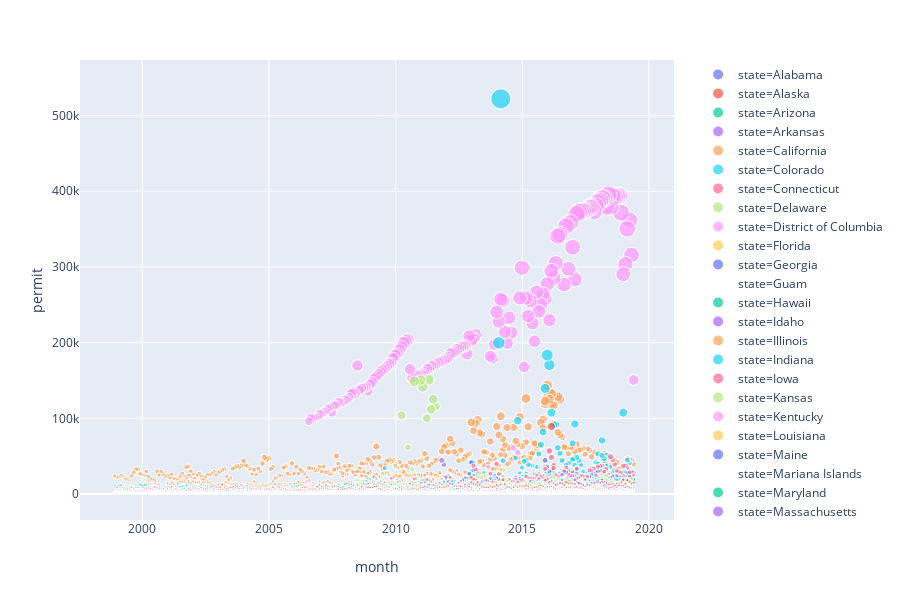

Source (notebook cell):
### Code cell
# Create animated plot a la Hans Roslin mode... source https://mlwhiz.com/blog/2019/05/05/plotly_express/
import plotly_express as px

#ncis_permits = ncis_firearms_df.iloc[:,0: 7]

# Replacing NaN to 0 in df as some date may have NaN
ncis_permits['permit']=ncis_permits['permit'].replace(np.nan, 0)

permits_by_states=ncis_permits[['permit','month','state','year']]
ncis_permits = ncis_permits.reset_index(drop=True)

# Converting month from object to integer
#df_fa_s['month'].astype(int)

#df_fa_s
# px.scatter(permits_by_states,x='month',y='permit')

# px.scatter(permits_by_states,x='month',y='permit',color='state')

# px.scatter(permits_by_states,x='month',y='permit',color='state')

px.scatter(permits_by_states,x='month',y='permit',color='state',size='permit')

#px.scatter(permits_by_states,x='year',y='permit',color='state',size='permit',symbol='state',animation_frame='year', animation_group='state',range_x=[0,25],range_y=[0,500000],text='state')

#df_fa_s.dtypes

### Figure 1 — Plotly figure (JSON) as saved in the notebook; plotly's stock layout.template omitted (floating-point values rounded to 4 significant figures; data arrays with more than 128 entries replaced by an {"elided": "..."} marker saying what was removed)
{"data": [{"hoverlabel": {"namelength": 0}, "hovertemplate": "state=Alabama<br>month=%{x}<br>permit=%{marker.size}", "legendgroup": "state=Alabama", "marker": {"color": "#636efa", "size": {"elided": "248 int values"}, "sizemode": "area", "sizeref": 1305.0, "symbol": "circle"}, "mode": "markers", "name": "state=Alabama", "showlegend": true, "type": "scattergl", "x": {"elided": "248 str values"}, "xaxis": "x", "y": {"elided": "248 int values"}, "yaxis": "y"}, {"hoverlabel": {"namelength": 0}, "hovertemplate": "state=Alaska<br>month=%{x}<br>permit=%{marker.size}", "legendgroup": "state=Alaska", "marker": {"color": "#EF553B", "size": {"elided": "248 int values"}, "sizemode": "area", "sizeref": 1305.0, "symbol": "circle"}, "mode": "markers", "name": "state=Alaska", "showlegend": true, "type": "scattergl", "x": {"elided": "248 str values"}, "xaxis": "x", "y": {"elided": "248 int values"}, "yaxis": "y"}, {"hoverlabel": {"namelength": 0}, "hovertemplate": "state=Arizona<br>month=%{x}<br>permit=%{marker.size}", "legendgroup": "state=Arizona", "marker": {"color": "#00cc96", "size": {"elided": "248 int values"}, "sizemode": "area", "sizeref": 1305.0, "symbol": "circle"}, "mode": "markers", "name": "state=Arizona", "showlegend": true, "type": "scattergl", "x": {"elided": "248 str values"}, "xaxis": "x", "y": {"elided": "248 int values"}, "yaxis": "y"}, {"hoverlabel": {"namelength": 0}, "hovertemplate": "state=Arkansas<br>month=%{x}<br>permit=%{marker.size}", "legendgroup": "state=Arkansas", "marker": {"color": "#ab63fa", "size": {"elided": "248 int values"}, "sizemode": "area", "sizeref": 1305.0, "symbol": "circle"}, "mode": "markers", "name": "state=Arkansas", "showlegend": true, "type": "scattergl", "x": {"elided": "248 str values"}, "xaxis": "x", "y": {"elided": "248 int values"}, "yaxis": "y"}, {"hoverlabel": {"namelength": 0}, "hovertemplate": "state=California<br>month=%{x}<br>permit=%{marker.size}", "legendgroup": "state=California", "marker": {"color": "#FFA15A", "size": {"elided": "248 int values"}, "sizemode": "area", "sizeref": 1305.0, "symbol": "circle"}, "mode": "markers", "name": "state=California", "showlegend": true, "type": "scattergl", "x": {"elided": "248 str values"}, "xaxis": "x", "y": {"elided": "248 int values"}, "yaxis": "y"}, {"hoverlabel": {"namelength": 0}, "hovertemplate": "state=Colorado<br>month=%{x}<br>permit=%{marker.size}", "legendgroup": "state=Colorado", "marker": {"color": "#19d3f3", "size": {"elided": "248 int values"}, "sizemode": "area", "sizeref": 1305.0, "symbol": "circle"}, "mode": "markers", "name": "state=Colorado", "showlegend": true, "type": "scattergl", "x": {"elided": "248 str values"}, "xaxis": "x", "y": {"elided": "248 int values"}, "yaxis": "y"}, {"hoverlabel": {"namelength": 0}, "hovertemplate": "state=Connecticut<br>month=%{x}<br>permit=%{marker.size}", "legendgroup": "state=Connecticut", "marker": {"color": "#FF6692", "size": {"elided": "248 int values"}, "sizemode": "area", "sizeref": 1305.0, "symbol": "circle"}, "mode": "markers", "name": "state=Connecticut", "showlegend": true, "type": "scattergl", "x": {"elided": "248 str values"}, "xaxis": "x", "y": {"elided": "248 int values"}, "yaxis": "y"}, {"hoverlabel": {"namelength": 0}, "hovertemplate": "state=Delaware<br>month=%{x}<br>permit=%{marker.size}", "legendgroup": "state=Delaware", "marker": {"color": "#B6E880", "size": {"elided": "248 int values"}, "sizemode": "area", "sizeref": 1305.0, "symbol": "circle"}, "mode": "markers", "name": "state=Delaware", "showlegend": true, "type": "scattergl", "x": {"elided": "248 str values"}, "xaxis": "x", "y": {"elided": "248 int values"}, "yaxis": "y"}, {"hoverlabel": {"namelength": 0}, "hovertemplate": "state=District of Columbia<br>month=%{x}<br>permit=%{marker.size}", "legendgroup": "state=District of Columbia", "marker": {"color": "#FF97FF", "size": {"elided": "248 int values"}, "sizemode": "area", "sizeref": 1305.0, "symbol": "circle"}, "mode": "markers", "name": "state=District of Columbia", "showlegend": true, "type": "scattergl", "x": {"elided": "248 str values"}, "xaxis": "x", "y": {"elided": "248 int values"}, "yaxis": "y"}, {"hoverlabel": {"namelength": 0}, "hovertemplate": "state=Florida<br>month=%{x}<br>permit=%{marker.size}", "legendgroup": "state=Florida", "marker": {"color": "#FECB52", "size": {"elided": "248 int values"}, "sizemode": "area", "sizeref": 1305.0, "symbol": "circle"}, "mode": "markers", "name": "state=Florida", "showlegend": true, "type": "scattergl", "x": {"elided": "248 str values"}, "xaxis": "x", "y": {"elided": "248 int values"}, "yaxis": "y"}, {"hoverlabel": {"namelength": 0}, "hovertemplate": "state=Georgia<br>month=%{x}<br>permit=%{marker.size}", "legendgroup": "state=Georgia", "marker": {"color": "#636efa", "size": {"elided": "248 int values"}, "sizemode": "area", "sizeref": 1305.0, "symbol": "circle"}, "mode": "markers", "name": "state=Georgia", "showlegend": true, "type": "scattergl", "x": {"elided": "248 str values"}, "xaxis": "x", "y": {"elided": "248 int values"}, "yaxis": "y"}, {"hoverlabel": {"namelength": 0}, "hovertemplate": "state=Guam<br>month=%{x}<br>permit=%{marker.size}", "legendgroup": "state=Guam", "marker": {"color": "#EF553B", "size": {"elided": "248 int values"}, "sizemode": "area", "sizeref": 1305.0, "symbol": "circle"}, "mode": "markers", "name": "state=Guam", "showlegend": true, "type": "scattergl", "x": {"elided": "248 str values"}, "xaxis": "x", "y": {"elided": "248 int values"}, "yaxis": "y"}, {"hoverlabel": {"namelength": 0}, "hovertemplate": "state=Hawaii<br>month=%{x}<br>permit=%{marker.size}", "legendgroup": "state=Hawaii", "marker": {"color": "#00cc96", "size": {"elided": "248 int values"}, "sizemode": "area", "sizeref": 1305.0, "symbol": "circle"}, "mode": "markers", "name": "state=Hawaii", "showlegend": true, "type": "scattergl", "x": {"elided": "248 str values"}, "xaxis": "x", "y": {"elided": "248 int values"}, "yaxis": "y"}, {"hoverlabel": {"namelength": 0}, "hovertemplate": "state=Idaho<br>month=%{x}<br>permit=%{marker.size}", "legendgroup": "state=Idaho", "marker": {"color": "#ab63fa", "size": {"elided": "248 int values"}, "sizemode": "area", "sizeref": 1305.0, "symbol": "circle"}, "mode": "markers", "name": "state=Idaho", "showlegend": true, "type": "scattergl", "x": {"elided": "248 str values"}, "xaxis": "x", "y": {"elided": "248 int values"}, "yaxis": "y"}, {"hoverlabel": {"namelength": 0}, "hovertemplate": "state=Illinois<br>month=%{x}<br>permit=%{marker.size}", "legendgroup": "state=Illinois", "marker": {"color": "#FFA15A", "size": {"elided": "248 int values"}, "sizemode": "area", "sizeref": 1305.0, "symbol": "circle"}, "mode": "markers", "name": "state=Illinois", "showlegend": true, "type": "scattergl", "x": {"elided": "248 str values"}, "xaxis": "x", "y": {"elided": "248 int values"}, "yaxis": "y"}, {"hoverlabel": {"namelength": 0}, "hovertemplate": "state=Indiana<br>month=%{x}<br>permit=%{marker.size}", "legendgroup": "state=Indiana", "marker": {"color": "#19d3f3", "size": {"elided": "248 int values"}, "sizemode": "area", "sizeref": 1305.0, "symbol": "circle"}, "mode": "markers", "name": "state=Indiana", "showlegend": true, "type": "scattergl", "x": {"elided": "248 str values"}, "xaxis": "x", "y": {"elided": "248 int values"}, "yaxis": "y"}, {"hoverlabel": {"namelength": 0}, "hovertemplate": "state=Iowa<br>month=%{x}<br>permit=%{marker.size}", "legendgroup": "state=Iowa", "marker": {"color": "#FF6692", "size": {"elided": "248 int values"}, "sizemode": "area", "sizeref": 1305.0, "symbol": "circle"}, "mode": "markers", "name": "state=Iowa", "showlegend": true, "type": "scattergl", "x": {"elided": "248 str values"}, "xaxis": "x", "y": {"elided": "248 int values"}, "yaxis": "y"}, {"hoverlabel": {"namelength": 0}, "hovertemplate": "state=Kansas<br>month=%{x}<br>permit=%{marker.size}", "legendgroup": "state=Kansas", "marker": {"color": "#B6E880", "size": {"elided": "248 int values"}, "sizemode": "area", "sizeref": 1305.0, "symbol": "circle"}, "mode": "markers", "name": "state=Kansas", "showlegend": true, "type": "scattergl", "x": {"elided": "248 str values"}, "xaxis": "x", "y": {"elided": "248 int values"}, "yaxis": "y"}, {"hoverlabel": {"namelength": 0}, "hovertemplate": "state=Kentucky<br>month=%{x}<br>permit=%{marker.size}", "legendgroup": "state=Kentucky", "marker": {"color": "#FF97FF", "size": {"elided": "248 int values"}, "sizemode": "area", "sizeref": 1305.0, "symbol": "circle"}, "mode": "markers", "name": "state=Kentucky", "showlegend": true, "type": "scattergl", "x": {"elided": "248 str values"}, "xaxis": "x", "y": {"elided": "248 int values"}, "yaxis": "y"}, {"hoverlabel": {"namelength": 0}, "hovertemplate": "state=Louisiana<br>month=%{x}<br>permit=%{marker.size}", "legendgroup": "state=Louisiana", "marker": {"color": "#FECB52", "size": {"elided": "248 int values"}, "sizemode": "area", "sizeref": 1305.0, "symbol": "circle"}, "mode": "markers", "name": "state=Louisiana", "showlegend": true, "type": "scattergl", "x": {"elided": "248 str values"}, "xaxis": "x", "y": {"elided": "248 int values"}, "yaxis": "y"}, {"hoverlabel": {"namelength": 0}, "hovertemplate": "state=Maine<br>month=%{x}<br>permit=%{marker.size}", "legendgroup": "state=Maine", "marker": {"color": "#636efa", "size": {"elided": "248 int values"}, "sizemode": "area", "sizeref": 1305.0, "symbol": "circle"}, "mode": "markers", "name": "state=Maine", "showlegend": true, "type": "scattergl", "x": {"elided": "248 str values"}, "xaxis": "x", "y": {"elided": "248 int values"}, "yaxis": "y"}, {"hoverlabel": {"namelength": 0}, "hovertemplate": "state=Mariana Islands<br>month=%{x}<br>permit=%{marker.size}", "legendgroup": "state=Mariana Islands", "marker": {"color": "#EF553B", "size": {"elided": "248 int values"}, "sizemode": "area", "sizeref": 1305.0, "symbol": "circle"}, "mode": "markers", "name": "state=Mariana Islands", "showlegend": true, "type": "scattergl", "x": {"elided": "248 str values"}, "xaxis": "x", "y": {"elided": "248 int values"}, "yaxis": "y"}, {"hoverlabel": {"namelength": 0}, "hovertemplate": "state=Maryland<br>month=%{x}<br>permit=%{marker.size}", "legendgroup": "state=Maryland", "marker": {"color": "#00cc96", "size": {"elided": "248 int values"}, "sizemode": "area", "sizeref": 1305.0, "symbol": "circle"}, "mode": "markers", "name": "state=Maryland", "showlegend": true, "type": "scattergl", "x": {"elided": "248 str values"}, "xaxis": "x", "y": {"elided": "248 int values"}, "yaxis": "y"}, {"hoverlabel": {"namelength": 0}, "hovertemplate": "state=Massachusetts<br>month=%{x}<br>permit=%{marker.size}", "legendgroup": "state=Massachusetts", "marker": {"color": "#ab63fa", "size": {"elided": "248 int values"}, "sizemode": "area", "sizeref": 1305.0, "symbol": "circle"}, "mode": "markers", "name": "state=Massachusetts", "showlegend": true, "type": "scattergl", "x": {"elided": "248 str values"}, "xaxis": "x", "y": {"elided": "248 int values"}, "yaxis": "y"}, {"hoverlabel": {"namelength": 0}, "hovertemplate": "state=Michigan<br>month=%{x}<br>permit=%{marker.size}", "legendgroup": "state=Michigan", "marker": {"color": "#FFA15A", "size": {"elided": "248 int values"}, "sizemode": "area", "sizeref": 1305.0, "symbol": "circle"}, "mode": "markers", "name": "state=Michigan", "showlegend": true, "type": "scattergl", "x": {"elided": "248 str values"}, "xaxis": "x", "y": {"elided": "248 int values"}, "yaxis": "y"}, {"hoverlabel": {"namelength": 0}, "hovertemplate": "state=Minnesota<br>month=%{x}<br>permit=%{marker.size}", "legendgroup": "state=Minnesota", "marker": {"color": "#19d3f3", "size": {"elided": "248 int values"}, "sizemode": "area", "sizeref": 1305.0, "symbol": "circle"}, "mode": "markers", "name": "state=Minnesota", "showlegend": true, "type": "scattergl", "x": {"elided": "248 str values"}, "xaxis": "x", "y": {"elided": "248 int values"}, "yaxis": "y"}, {"hoverlabel": {"namelength": 0}, "hovertemplate": "state=Mississippi<br>month=%{x}<br>permit=%{marker.size}", "legendgroup": "state=Mississippi", "marker": {"color": "#FF6692", "size": {"elided": "248 int values"}, "sizemode": "area", "sizeref": 1305.0, "symbol": "circle"}, "mode": "markers", "name": "state=Mississippi", "showlegend": true, "type": "scattergl", "x": {"elided": "248 str values"}, "xaxis": "x", "y": {"elided": "248 int values"}, "yaxis": "y"}, {"hoverlabel": {"namelength": 0}, "hovertemplate": "state=Missouri<br>month=%{x}<br>permit=%{marker.size}", "legendgroup": "state=Missouri", "marker": {"color": "#B6E880", "size": {"elided": "248 int values"}, "sizemode": "area", "sizeref": 1305.0, "symbol": "circle"}, "mode": "markers", "name": "state=Missouri", "showlegend": true, "type": "scattergl", "x": {"elided": "248 str values"}, "xaxis": "x", "y": {"elided": "248 int values"}, "yaxis": "y"}, {"hoverlabel": {"namelength": 0}, "hovertemplate": "state=Montana<br>month=%{x}<br>permit=%{marker.size}", "legendgroup": "state=Montana", "marker": {"color": "#FF97FF", "size": {"elided": "248 int values"}, "sizemode": "area", "sizeref": 1305.0, "symbol": "circle"}, "mode": "markers", "name": "state=Montana", "showlegend": true, "type": "scattergl", "x": {"elided": "248 str values"}, "xaxis": "x", "y": {"elided": "248 int values"}, "yaxis": "y"}, {"hoverlabel": {"namelength": 0}, "hovertemplate": "state=Nebraska<br>month=%{x}<br>permit=%{marker.size}", "legendgroup": "state=Nebraska", "marker": {"color": "#FECB52", "size": {"elided": "248 int values"}, "sizemode": "area", "sizeref": 1305.0, "symbol": "circle"}, "mode": "markers", "name": "state=Nebraska", "showlegend": true, "type": "scattergl", "x": {"elided": "248 str values"}, "xaxis": "x", "y": {"elided": "248 int values"}, "yaxis": "y"}, {"hoverlabel": {"namelength": 0}, "hovertemplate": "state=Nevada<br>month=%{x}<br>permit=%{marker.size}", "legendgroup": "state=Nevada", "marker": {"color": "#636efa", "size": {"elided": "248 int values"}, "sizemode": "area", "sizeref": 1305.0, "symbol": "circle"}, "mode": "markers", "name": "state=Nevada", "showlegend": true, "type": "scattergl", "x": {"elided": "248 str values"}, "xaxis": "x", "y": {"elided": "248 int values"}, "yaxis": "y"}, {"hoverlabel": {"namelength": 0}, "hovertemplate": "state=New Hampshire<br>month=%{x}<br>permit=%{marker.size}", "legendgroup": "state=New Hampshire", "marker": {"color": "#EF553B", "size": {"elided": "248 int values"}, "sizemode": "area", "sizeref": 1305.0, "symbol": "circle"}, "mode": "markers", "name": "state=New Hampshire", "showlegend": true, "type": "scattergl", "x": {"elided": "248 str values"}, "xaxis": "x", "y": {"elided": "248 int values"}, "yaxis": "y"}, {"hoverlabel": {"namelength": 0}, "hovertemplate": "state=New Jersey<br>month=%{x}<br>permit=%{marker.size}", "legendgroup": "state=New Jersey", "marker": {"color": "#00cc96", "size": {"elided": "248 int values"}, "sizemode": "area", "sizeref": 1305.0, "symbol": "circle"}, "mode": "markers", "name": "state=New Jersey", "showlegend": true, "type": "scattergl", "x": {"elided": "248 str values"}, "xaxis": "x", "y": {"elided": "248 int values"}, "yaxis": "y"}, {"hoverlabel": {"namelength": 0}, "hovertemplate": "state=New Mexico<br>month=%{x}<br>permit=%{marker.size}", "legendgroup": "state=New Mexico", "marker": {"color": "#ab63fa", "size": {"elided": "248 int values"}, "sizemode": "area", "sizeref": 1305.0, "symbol": "circle"}, "mode": "markers", "name": "state=New Mexico", "showlegend": true, "type": "scattergl", "x": {"elided": "248 str values"}, "xaxis": "x", "y": {"elided": "248 int values"}, "yaxis": "y"}, {"hoverlabel": {"namelength": 0}, "hovertemplate": "state=New York<br>month=%{x}<br>permit=%{marker.size}", "legendgroup": "state=New York", "marker": {"color": "#FFA15A", "size": {"elided": "248 int values"}, "sizemode": "area", "sizeref": 1305.0, "symbol": "circle"}, "mode": "markers", "name": "state=New York", "showlegend": true, "type": "scattergl", "x": {"elided": "248 str values"}, "xaxis": "x", "y": {"elided": "248 int values"}, "yaxis": "y"}, {"hoverlabel": {"namelength": 0}, "hovertemplate": "state=North Carolina<br>month=%{x}<br>permit=%{marker.size}", "legendgroup": "state=North Carolina", "marker": {"color": "#19d3f3", "size": {"elided": "248 int values"}, "sizemode": "area", "sizeref": 1305.0, "symbol": "circle"}, "mode": "markers", "name": "state=North Carolina", "showlegend": true, "type": "scattergl", "x": {"elided": "248 str values"}, "xaxis": "x", "y": {"elided": "248 int values"}, "yaxis": "y"}, {"hoverlabel": {"namelength": 0}, "hovertemplate": "state=North Dakota<br>month=%{x}<br>permit=%{marker.size}", "legendgroup": "state=North Dakota", "marker": {"color": "#FF6692", "size": {"elided": "248 int values"}, "sizemode": "area", "sizeref": 1305.0, "symbol": "circle"}, "mode": "markers", "name": "state=North Dakota", "showlegend": true, "type": "scattergl", "x": {"elided": "248 str values"}, "xaxis": "x", "y": {"elided": "248 int values"}, "yaxis": "y"}, {"hoverlabel": {"namelength": 0}, "hovertemplate": "state=Ohio<br>month=%{x}<br>permit=%{marker.size}", "legendgroup": "state=Ohio", "marker": {"color": "#B6E880", "size": {"elided": "248 int values"}, "sizemode": "area", "sizeref": 1305.0, "symbol": "circle"}, "mode": "markers", "name": "state=Ohio", "showlegend": true, "type": "scattergl", "x": {"elided": "248 str values"}, "xaxis": "x", "y": {"elided": "248 int values"}, "yaxis": "y"}, {"hoverlabel": {"namelength": 0}, "hovertemplate": "state=Oklahoma<br>month=%{x}<br>permit=%{marker.size}", "legendgroup": "state=Oklahoma", "marker": {"color": "#FF97FF", "size": {"elided": "248 int values"}, "sizemode": "area", "sizeref": 1305.0, "symbol": "circle"}, "mode": "markers", "name": "state=Oklahoma", "showlegend": true, "type": "scattergl", "x": {"elided": "248 str values"}, "xaxis": "x", "y": {"elided": "248 int values"}, "yaxis": "y"}, {"hoverlabel": {"namelength": 0}, "hovertemplate": "state=Oregon<br>month=%{x}<br>permit=%{marker.size}", "legendgroup": "state=Oregon", "marker": {"color": "#FECB52", "size": {"elided": "248 int values"}, "sizemode": "area", "sizeref": 1305.0, "symbol": "circle"}, "mode": "markers", "name": "state=Oregon", "showlegend": true, "type": "scattergl", "x": {"elided": "248 str values"}, "xaxis": "x", "y": {"elided": "248 int values"}, "yaxis": "y"}, {"hoverlabel": {"namelength": 0}, "hovertemplate": "state=Pennsylvania<br>month=%{x}<br>permit=%{marker.size}", "legendgroup": "state=Pennsylvania", "marker": {"color": "#636efa", "size": {"elided": "248 int values"}, "sizemode": "area", "sizeref": 1305.0, "symbol": "circle"}, "mode": "markers", "name": "state=Pennsylvania", "showlegend": true, "type": "scattergl", "x": {"elided": "248 str values"}, "xaxis": "x", "y": {"elided": "248 int values"}, "yaxis": "y"}, {"hoverlabel": {"namelength": 0}, "hovertemplate": "state=Puerto Rico<br>month=%{x}<br>permit=%{marker.size}", "legendgroup": "state=Puerto Rico", "marker": {"color": "#EF553B", "size": {"elided": "248 int values"}, "sizemode": "area", "sizeref": 1305.0, "symbol": "circle"}, "mode": "markers", "name": "state=Puerto Rico", "showlegend": true, "type": "scattergl", "x": {"elided": "248 str values"}, "xaxis": "x", "y": {"elided": "248 int values"}, "yaxis": "y"}, {"hoverlabel": {"namelength": 0}, "hovertemplate": "state=Rhode Island<br>month=%{x}<br>permit=%{marker.size}", "legendgroup": "state=Rhode Island", "marker": {"color": "#00cc96", "size": {"elided": "248 int values"}, "sizemode": "area", "sizeref": 1305.0, "symbol": "circle"}, "mode": "markers", "name": "state=Rhode Island", "showlegend": true, "type": "scattergl", "x": {"elided": "248 str values"}, "xaxis": "x", "y": {"elided": "248 int values"}, "yaxis": "y"}, {"hoverlabel": {"namelength": 0}, "hovertemplate": "state=South Carolina<br>month=%{x}<br>permit=%{marker.size}", "legendgroup": "state=South Carolina", "marker": {"color": "#ab63fa", "size": {"elided": "248 int values"}, "sizemode": "area", "sizeref": 1305.0, "symbol": "circle"}, "mode": "markers", "name": "state=South Carolina", "showlegend": true, "type": "scattergl", "x": {"elided": "248 str values"}, "xaxis": "x", "y": {"elided": "248 int values"}, "yaxis": "y"}, {"hoverlabel": {"namelength": 0}, "hovertemplate": "state=South Dakota<br>month=%{x}<br>permit=%{marker.size}", "legendgroup": "state=South Dakota", "marker": {"color": "#FFA15A", "size": {"elided": "248 int values"}, "sizemode": "area", "sizeref": 1305.0, "symbol": "circle"}, "mode": "markers", "name": "state=South Dakota", "showlegend": true, "type": "scattergl", "x": {"elided": "248 str values"}, "xaxis": "x", "y": {"elided": "248 int values"}, "yaxis": "y"}, {"hoverlabel": {"namelength": 0}, "hovertemplate": "state=Tennessee<br>month=%{x}<br>permit=%{marker.size}", "legendgroup": "state=Tennessee", "marker": {"color": "#19d3f3", "size": {"elided": "248 int values"}, "sizemode": "area", "sizeref": 1305.0, "symbol": "circle"}, "mode": "markers", "name": "state=Tennessee", "showlegend": true, "type": "scattergl", "x": {"elided": "248 str values"}, "xaxis": "x", "y": {"elided": "248 int values"}, "yaxis": "y"}, {"hoverlabel": {"namelength": 0}, "hovertemplate": "state=Texas<br>month=%{x}<br>permit=%{marker.size}", "legendgroup": "state=Texas", "marker": {"color": "#FF6692", "size": {"elided": "248 int values"}, "sizemode": "area", "sizeref": 1305.0, "symbol": "circle"}, "mode": "markers", "name": "state=Texas", "showlegend": true, "type": "scattergl", "x": {"elided": "248 str values"}, "xaxis": "x", "y": {"elided": "248 int values"}, "yaxis": "y"}, {"hoverlabel": {"namelength": 0}, "hovertemplate": "state=Utah<br>month=%{x}<br>permit=%{marker.size}", "legendgroup": "state=Utah", "marker": {"color": "#B6E880", "size": {"elided": "248 int values"}, "sizemode": "area", "sizeref": 1305.0, "symbol": "circle"}, "mode": "markers", "name": "state=Utah", "showlegend": true, "type": "scattergl", "x": {"elided": "248 str values"}, "xaxis": "x", "y": {"elided": "248 int values"}, "yaxis": "y"}, {"hoverlabel": {"namelength": 0}, "hovertemplate": "state=Vermont<br>month=%{x}<br>permit=%{marker.size}", "legendgroup": "state=Vermont", "marker": {"color": "#FF97FF", "size": {"elided": "248 int values"}, "sizemode": "area", "sizeref": 1305.0, "symbol": "circle"}, "mode": "markers", "name": "state=Vermont", "showlegend": true, "type": "scattergl", "x": {"elided": "248 str values"}, "xaxis": "x", "y": {"elided": "248 int values"}, "yaxis": "y"}, {"hoverlabel": {"namelength": 0}, "hovertemplate": "state=Virgin Islands<br>month=%{x}<br>permit=%{marker.size}", "legendgroup": "state=Virgin Islands", "marker": {"color": "#FECB52", "size": {"elided": "248 int values"}, "sizemode": "area", "sizeref": 1305.0, "symbol": "circle"}, "mode": "markers", "name": "state=Virgin Islands", "showlegend": true, "type": "scattergl", "x": {"elided": "248 str values"}, "xaxis": "x", "y": {"elided": "248 int values"}, "yaxis": "y"}, {"hoverlabel": {"namelength": 0}, "hovertemplate": "state=Virginia<br>month=%{x}<br>permit=%{marker.size}", "legendgroup": "state=Virginia", "marker": {"color": "#636efa", "size": {"elided": "248 int values"}, "sizemode": "area", "sizeref": 1305.0, "symbol": "circle"}, "mode": "markers", "name": "state=Virginia", "showlegend": true, "type": "scattergl", "x": {"elided": "248 str values"}, "xaxis": "x", "y": {"elided": "248 int values"}, "yaxis": "y"}, {"hoverlabel": {"namelength": 0}, "hovertemplate": "state=Washington<br>month=%{x}<br>permit=%{marker.size}", "legendgroup": "state=Washington", "marker": {"color": "#EF553B", "size": {"elided": "248 int values"}, "sizemode": "area", "sizeref": 1305.0, "symbol": "circle"}, "mode": "markers", "name": "state=Washington", "showlegend": true, "type": "scattergl", "x": {"elided": "248 str values"}, "xaxis": "x", "y": {"elided": "248 int values"}, "yaxis": "y"}, {"hoverlabel": {"namelength": 0}, "hovertemplate": "state=West Virginia<br>month=%{x}<br>permit=%{marker.size}", "legendgroup": "state=West Virginia", "marker": {"color": "#00cc96", "size": {"elided": "248 int values"}, "sizemode": "area", "sizeref": 1305.0, "symbol": "circle"}, "mode": "markers", "name": "state=West Virginia", "showlegend": true, "type": "scattergl", "x": {"elided": "248 str values"}, "xaxis": "x", "y": {"elided": "248 int values"}, "yaxis": "y"}, {"hoverlabel": {"namelength": 0}, "hovertemplate": "state=Wisconsin<br>month=%{x}<br>permit=%{marker.size}", "legendgroup": "state=Wisconsin", "marker": {"color": "#ab63fa", "size": {"elided": "248 int values"}, "sizemode": "area", "sizeref": 1305.0, "symbol": "circle"}, "mode": "markers", "name": "state=Wisconsin", "showlegend": true, "type": "scattergl", "x": {"elided": "248 str values"}, "xaxis": "x", "y": {"elided": "248 int values"}, "yaxis": "y"}, {"hoverlabel": {"namelength": 0}, "hovertemplate": "state=Wyoming<br>month=%{x}<br>permit=%{marker.size}", "legendgroup": "state=Wyoming", "marker": {"color": "#FFA15A", "size": {"elided": "248 int values"}, "sizemode": "area", "sizeref": 1305.0, "symbol": "circle"}, "mode": "markers", "name": "state=Wyoming", "showlegend": true, "type": "scattergl", "x": {"elided": "248 str values"}, "xaxis": "x", "y": {"elided": "248 int values"}, "yaxis": "y"}], "layout": {"height": 600, "legend": {"itemsizing": "constant", "tracegroupgap": 0}, "margin": {"t": 60}, "xaxis": {"anchor": "y", "domain": [0, 0.98], "title": {"text": "month"}}, "yaxis": {"anchor": "x", "domain": [0, 1], "title": {"text": "permit"}}}}
